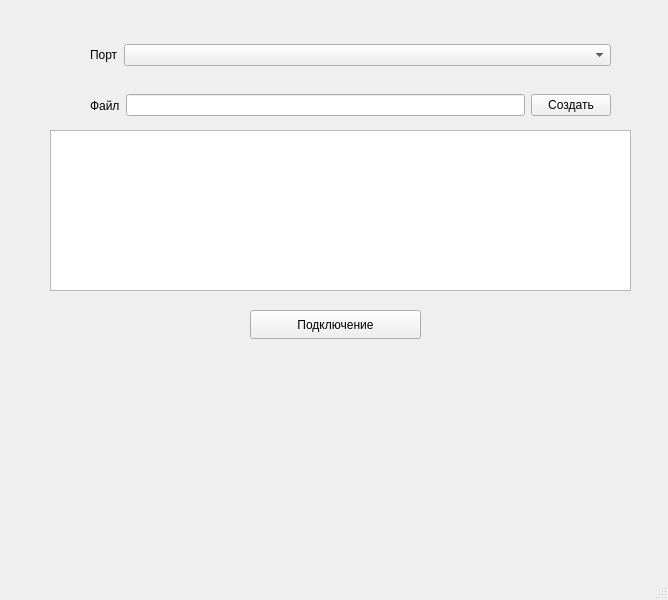
<?xml version="1.0" encoding="UTF-8"?>
<ui version="4.0">
 <class>LOG</class>
 <widget class="QMainWindow" name="LOG">
  <property name="geometry">
   <rect>
    <x>0</x>
    <y>0</y>
    <width>668</width>
    <height>600</height>
   </rect>
  </property>
  <property name="windowTitle">
   <string>LOG</string>
  </property>
  <widget class="QWidget" name="centralwidget">
   <widget class="QWidget" name="layoutWidget">
    <property name="geometry">
     <rect>
      <x>90</x>
      <y>40</y>
      <width>521</width>
      <height>30</height>
     </rect>
    </property>
    <layout class="QHBoxLayout" name="horizontalLayout">
     <item>
      <widget class="QLabel" name="label">
       <property name="text">
        <string>Порт</string>
       </property>
      </widget>
     </item>
     <item>
      <widget class="QComboBox" name="cmbPort">
       <property name="sizePolicy">
        <sizepolicy hsizetype="Expanding" vsizetype="Fixed">
         <horstretch>0</horstretch>
         <verstretch>0</verstretch>
        </sizepolicy>
       </property>
      </widget>
     </item>
    </layout>
   </widget>
   <widget class="QTextEdit" name="txtOutput">
    <property name="geometry">
     <rect>
      <x>50</x>
      <y>130</y>
      <width>581</width>
      <height>161</height>
     </rect>
    </property>
   </widget>
   <widget class="QWidget" name="layoutWidget">
    <property name="geometry">
     <rect>
      <x>90</x>
      <y>90</y>
      <width>521</width>
      <height>31</height>
     </rect>
    </property>
    <layout class="QHBoxLayout" name="horizontalLayout_2">
     <item>
      <widget class="QLabel" name="label_2">
       <property name="text">
        <string>Файл</string>
       </property>
      </widget>
     </item>
     <item>
      <widget class="QLineEdit" name="lineEdit"/>
     </item>
     <item>
      <widget class="QPushButton" name="fileBtn">
       <property name="text">
        <string>Создать</string>
       </property>
      </widget>
     </item>
    </layout>
   </widget>
   <widget class="QPushButton" name="btnConnect">
    <property name="geometry">
     <rect>
      <x>250</x>
      <y>310</y>
      <width>171</width>
      <height>29</height>
     </rect>
    </property>
    <property name="minimumSize">
     <size>
      <width>171</width>
      <height>0</height>
     </size>
    </property>
    <property name="text">
     <string>Подключение</string>
    </property>
   </widget>
  </widget>
  <widget class="QMenuBar" name="menubar">
   <property name="geometry">
    <rect>
     <x>0</x>
     <y>0</y>
     <width>668</width>
     <height>25</height>
    </rect>
   </property>
  </widget>
  <widget class="QStatusBar" name="statusbar"/>
 </widget>
 <resources/>
 <connections/>
</ui>
